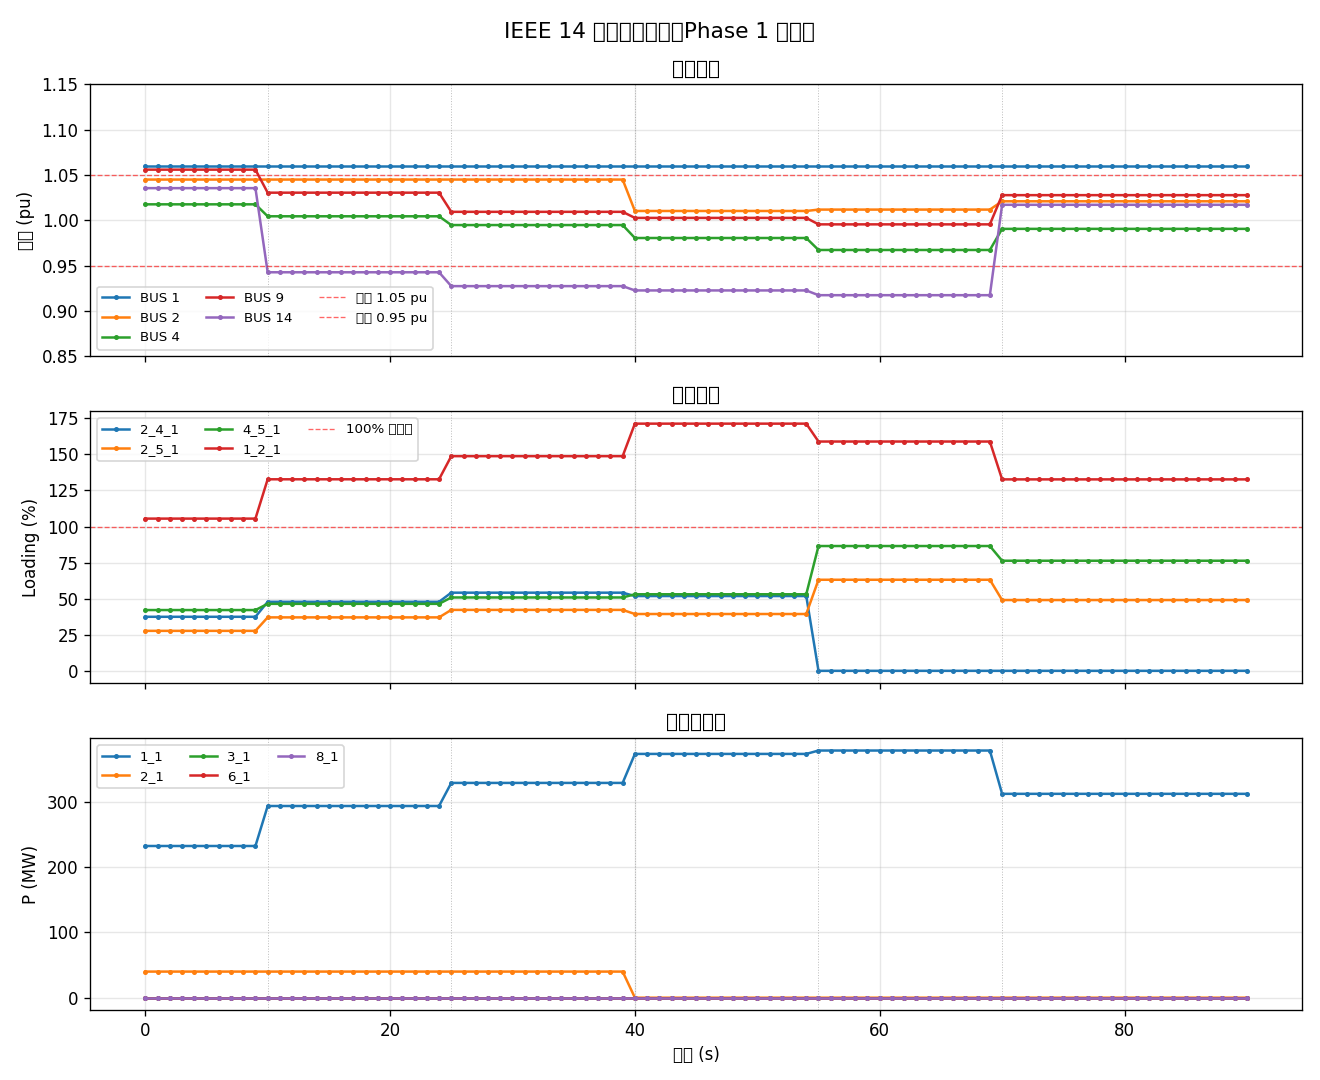

This figure's Python source:
# -*- coding: utf-8 -*-
"""
实验三：事件驱动的电网仿真（Phase 1 验证）
================================================
目标：在 IEEE 14 上验证事件注入器闭环

剧情：
  t=  0s  基线
  t= 10s  BUS 14 突然增加 50MW 工厂负荷（事件 1）
  t= 25s  BUS 9 增加 30MW（事件 2）
  t= 40s  发电机 G2_1 跳机（事件 3）
  t= 55s  线路 2_4_1 跳闸（事件 4）
  t= 70s  BUS 14 撤掉那 50MW（事件 5，恢复）

观察：
  - 各节点电压轨迹（特别是 BUS 9 / BUS 14）
  - 关键线路 loading
  - 发电机出力变化（slack 是否吸收差额）
  - 总损耗

运行：
  gridcal-env/Scripts/python.exe lab_scripts/exp03_event_driven_sim.py
"""

import os
import warnings
warnings.filterwarnings("ignore")

import numpy as np
import matplotlib
matplotlib.use("Agg")  # 无头环境也能存图
import matplotlib.pyplot as plt

import VeraGridEngine as vg
from event_sim import Simulator, make_schedule, summarize_events

GRID_FILE = "Grids_and_profiles/grids/IEEE 14 bus.raw"


def main():
    grid = vg.open_file(GRID_FILE)
    print(f"加载电网: {len(grid.buses)} 母线  "
          f"{len(grid.lines)} 线路  "
          f"{len(grid.get_generators())} 发电机  "
          f"{len(grid.get_loads())} 负荷\n")

    # ------------------- 事件剧本
    schedule = make_schedule(
        (10.0, "load_add",  "BUS 14", 50.0),
        (25.0, "load_add",  "BUS 9",  30.0),
        (40.0, "gen_trip",  "2_1"),       # BUS 2 上的发电机跳机
        (55.0, "line_trip", "2_4_1"),     # BUS 2-4 的线路断开
        (70.0, "load_drop", "_evt_1"),    # 撤掉 t=10s 加的那个负荷
    )

    print("事件时间表：")
    for ev in schedule:
        print(f"  t={ev.t:5.1f}s  {ev.kind:<10s}  {ev.target}  "
              f"{f'(+{ev.magnitude}MW)' if ev.magnitude else ''}")
    print()

    # ------------------- 跑仿真
    sim = Simulator(grid, dt=1.0, verbose=True)
    df = sim.run(duration=90.0, schedule=schedule)

    # ------------------- 打印关键指标
    print("\n=== 关键事件时刻的电压/载流/损耗 ===\n")
    sample_times = [0.0, 10.0, 25.0, 40.0, 55.0, 70.0, 90.0]
    key_buses = ["BUS 1", "BUS 2", "BUS 4", "BUS 9", "BUS 14"]
    key_lines = ["2_4_1", "2_5_1", "4_5_1", "1_2_1"]

    header = f"{'t':>5s} | {'cv':>4s} | " + " ".join(f"{b:>7s}" for b in key_buses) \
             + " | " + " ".join(f"{l:>7s}" for l in key_lines) + " | loss"
    print(header)
    print("-" * len(header))
    for t in sample_times:
        snap = df[df["t"] == t].iloc[0]
        cv = " OK " if snap["converged"] else "FAIL"
        vs = " ".join(f"{snap[f'v_{b}']:7.4f}" if not np.isnan(snap.get(f'v_{b}', np.nan)) else f"{'NaN':>7s}"
                      for b in key_buses)
        ls = " ".join(f"{snap[f'line_{l}']:7.2f}" if not np.isnan(snap.get(f'line_{l}', np.nan)) else f"{'NaN':>7s}"
                      for l in key_lines)
        loss = f"{snap['loss_mw']:6.2f}" if not np.isnan(snap["loss_mw"]) else "  NaN"
        print(f"{t:5.0f} | {cv:>4s} | {vs} | {ls} | {loss:>6s}MW")

    # ------------------- 画图
    fig, axes = plt.subplots(3, 1, figsize=(11, 9), sharex=True)
    fig.suptitle("IEEE 14 事件驱动仿真（Phase 1 验证）", fontsize=13)

    # 图 1：关键节点电压轨迹
    ax = axes[0]
    for b in key_buses:
        col = f"v_{b}"
        if col in df.columns:
            ax.plot(df["t"], df[col], label=b, marker="o", markersize=2)
    ax.axhline(1.05, color="r", ls="--", lw=0.8, alpha=0.6, label="上限 1.05 pu")
    ax.axhline(0.95, color="r", ls="--", lw=0.8, alpha=0.6, label="下限 0.95 pu")
    # 事件竖线
    for ev in schedule:
        ax.axvline(ev.t, color="gray", ls=":", lw=0.6, alpha=0.5)
    ax.set_ylabel("电压 (pu)")
    ax.set_ylim(0.85, 1.15)
    ax.legend(loc="lower left", ncol=3, fontsize=8)
    ax.grid(True, alpha=0.3)
    ax.set_title("节点电压")

    # 图 2：关键线路 loading
    ax = axes[1]
    for l in key_lines:
        col = f"line_{l}"
        if col in df.columns:
            ax.plot(df["t"], df[col], label=l, marker="o", markersize=2)
    ax.axhline(100, color="r", ls="--", lw=0.8, alpha=0.6, label="100% 热稳定")
    for ev in schedule:
        ax.axvline(ev.t, color="gray", ls=":", lw=0.6, alpha=0.5)
    ax.set_ylabel("Loading (%)")
    ax.legend(loc="upper left", ncol=3, fontsize=8)
    ax.grid(True, alpha=0.3)
    ax.set_title("线路载流")

    # 图 3：发电机出力
    ax = axes[2]
    gen_names = [gen.name for gen in grid.get_generators()]
    for g in gen_names:
        col = f"gen_{g}"
        if col in df.columns:
            ax.plot(df["t"], df[col], label=g, marker="o", markersize=2)
    for ev in schedule:
        ax.axvline(ev.t, color="gray", ls=":", lw=0.6, alpha=0.5)
    ax.set_xlabel("时间 (s)")
    ax.set_ylabel("P (MW)")
    ax.legend(loc="upper left", ncol=3, fontsize=8)
    ax.grid(True, alpha=0.3)
    ax.set_title("发电机出力")

    plt.tight_layout()
    out_png = "lab_scripts/exp03_event_driven_sim.png"
    plt.savefig(out_png, dpi=120)
    print(f"\n图已保存到 {out_png}")

    # ------------------- 不收敛统计
    n_total = len(df)
    n_conv = df["converged"].sum()
    print(f"\n收敛统计: {n_conv}/{n_total} 步成功 (不收敛通常意味着系统崩溃)")


if __name__ == "__main__":
    main()
